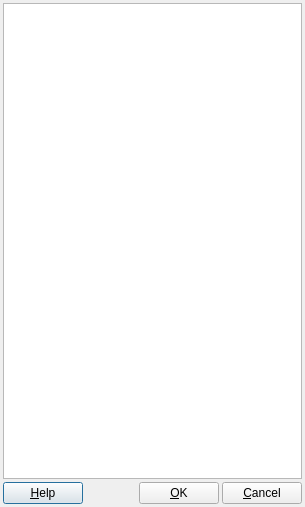
<?xml version="1.0" encoding="UTF-8"?>
<ui version="4.0">
 <class>RB_MemberEditDialog</class>
 <widget class="QDialog" name="RB_MemberEditDialog">
  <property name="geometry">
   <rect>
    <x>0</x>
    <y>0</y>
    <width>305</width>
    <height>507</height>
   </rect>
  </property>
  <property name="windowTitle">
   <string>Dialog</string>
  </property>
  <layout class="QGridLayout" name="gridLayout">
   <property name="leftMargin">
    <number>3</number>
   </property>
   <property name="topMargin">
    <number>3</number>
   </property>
   <property name="rightMargin">
    <number>3</number>
   </property>
   <property name="bottomMargin">
    <number>3</number>
   </property>
   <property name="spacing">
    <number>3</number>
   </property>
   <item row="0" column="0">
    <widget class="QTableWidget" name="twMember"/>
   </item>
   <item row="1" column="0">
    <layout class="QHBoxLayout" name="hlOk">
     <property name="spacing">
      <number>3</number>
     </property>
     <item>
      <widget class="QPushButton" name="pbHelp">
       <property name="text">
        <string>&amp;Help</string>
       </property>
      </widget>
     </item>
     <item>
      <spacer name="horizontalSpacer">
       <property name="orientation">
        <enum>Qt::Horizontal</enum>
       </property>
       <property name="sizeHint" stdset="0">
        <size>
         <width>40</width>
         <height>20</height>
        </size>
       </property>
      </spacer>
     </item>
     <item>
      <widget class="QPushButton" name="pbOk">
       <property name="text">
        <string>&amp;OK</string>
       </property>
       <property name="default">
        <bool>false</bool>
       </property>
      </widget>
     </item>
     <item>
      <widget class="QPushButton" name="pbCancel">
       <property name="text">
        <string>&amp;Cancel</string>
       </property>
      </widget>
     </item>
    </layout>
   </item>
  </layout>
 </widget>
 <resources/>
 <connections/>
</ui>
